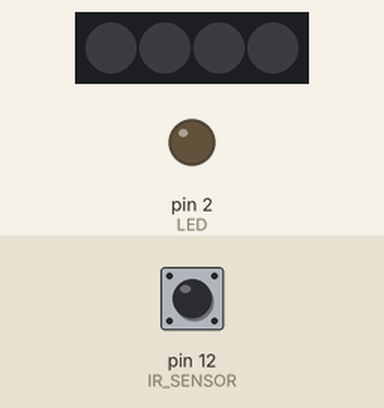
This sketch was run on a simulated Arduino Uno, built with avr-gcc and run on an emulated ATmega328P. Shown: 4 RGB LEDs in strip order, left to right, output pins drawn as LEDs (lit = HIGH). Dashed ring = blinking. Inputs (shaded band) come from the test bench; at power-on: pin 12 (IR_SENSOR) LOW.

Above: at 1.2 s.
1.3 s: pin 12 (IR_SENSOR) driven HIGH
At 1.45 s:
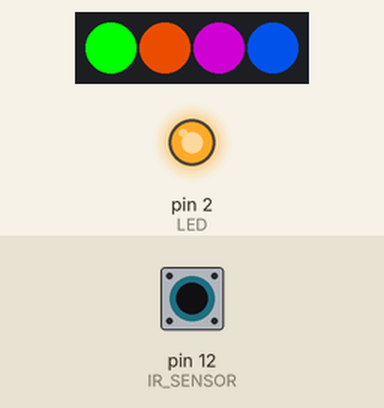
4.3 s: pin 12 (IR_SENSOR) driven LOW
At 5.5 s:
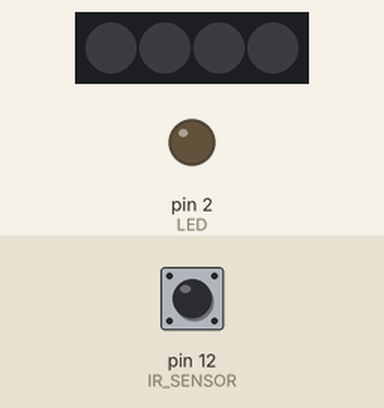
5.8 s: pin 12 (IR_SENSOR) driven HIGH
At 6.25 s:
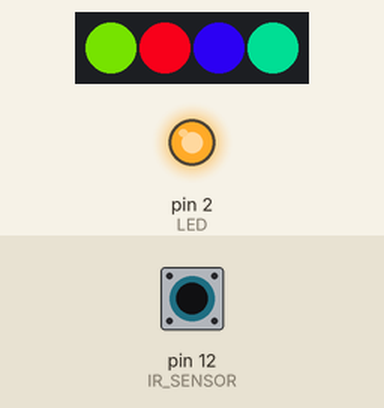
8.8 s: pin 12 (IR_SENSOR) pulsed LOW 5 times (0.12 s each, 0.3 s apart)
At 10.52 s:
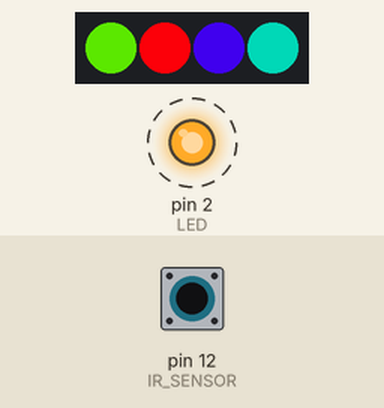
Timing chart, 0 to 40.3 s (numbered marks = the images above; inputs shaded):
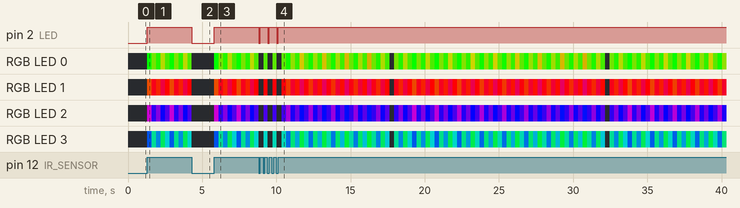

The sketch:

ir-receive-pixelTest.ino
```cpp
#include <Adafruit_NeoPixel.h>
int PIN = 9;
int IR_SENSOR = 12;
int LED = 2;
int NUM_PIX = 4;
Adafruit_NeoPixel strip = Adafruit_NeoPixel(NUM_PIX, PIN, NEO_GRB + NEO_KHZ800);

void setup() {
  pinMode(IR_SENSOR, INPUT);
  pinMode(LED, OUTPUT);
  strip.begin();
  strip.show();
}

void loop() {
  if (digitalRead(IR_SENSOR)) {
    digitalWrite(LED, HIGH);
    timedRainbowCycle(500, 10);
  } else {
    digitalWrite(LED, LOW);
  }
}

void timedRainbowCycle(uint32_t milliseconds, uint8_t wait) {
  // Get the starting time in milliseconds.
  uint32_t start = millis();
  // Use a counter to increment the current color position.
  uint32_t j = 0;
  // Loop until it's time to stop (desired number of milliseconds have elapsed).
  while (millis() - start < milliseconds) {
    // Change all the light colors.
    for (int i = 0; i < strip.numPixels(); ++i) {
      strip.setPixelColor(i, Wheel(((i * 256 / strip.numPixels()) + j) & 255));
    }
    strip.show();
    // Wait the deisred number of milliseconds.
    delay(wait);
    // Increment counter so next iteration changes.
    j += 1;
  }
  // Turn all the pixels off after the animation is done.
  for (int i = 0; i < strip.numPixels(); ++i) {
    strip.setPixelColor(i, 0);
  }
  strip.show();
}

uint32_t Wheel(byte WheelPos) {
  if(WheelPos < 85) {
   return strip.Color(WheelPos * 3, 255 - WheelPos * 3, 0);
  } else if(WheelPos < 170) {
   WheelPos -= 85;
   return strip.Color(255 - WheelPos * 3, 0, WheelPos * 3);
  } else {
   WheelPos -= 170;
   return strip.Color(0, WheelPos * 3, 255 - WheelPos * 3);
  }
}
```

Measured:
- after the input at 1.3 s, pin 2 (LED): LOW → HIGH at once; RGB LED 0: off → RGB(0, 255, 0) at once, → RGB(87, 168, 0) 0.30 s later, → RGB(30, 225, 0) 0.30 s later, → RGB(117, 138, 0) 0.30 s later, … (10 changes in this stretch)
- after the input at 4.3 s, pin 2 (LED): HIGH → LOW at once
- after the input at 5.8 s, pin 2 (LED): LOW → HIGH at once; RGB LED 0: off → RGB(0, 255, 0) at once, → RGB(87, 168, 0) 0.30 s later, → RGB(30, 225, 0) 0.30 s later, → RGB(117, 138, 0) 0.30 s later, … (10 changes in this stretch)
- after the input at 8.8 s, pin 2 (LED): alternates HIGH for 0.50 s and LOW for 0.10 s, 6 changes in all, then stays HIGH, starting at once
